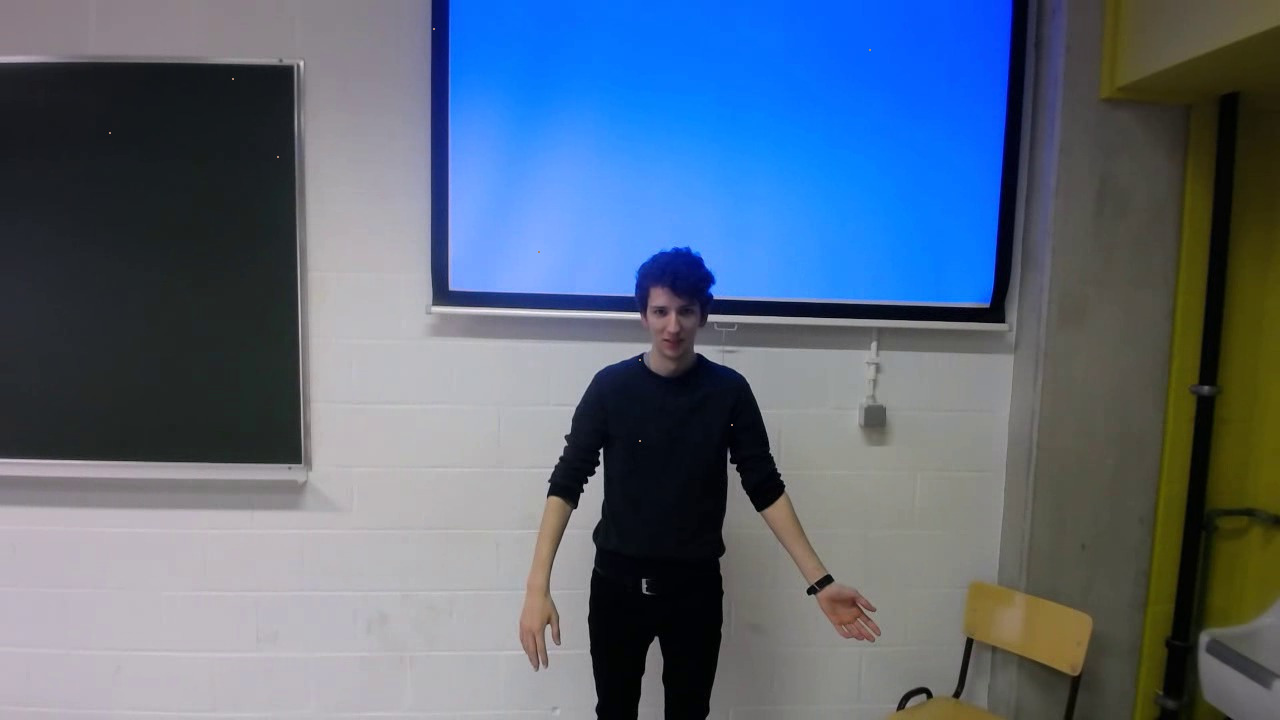
//> input picture sessie_1/bin/Debug/imageColorAdapted.jpg, 1280 x 720 px, given in place of the camera
$ ./main 3   (built with g++ and OpenCV 4)
//> lines starting //> are read from the running program, lines starting //| are printed output that depends on the picture; after the words box and inside, x2 and y2 are one past the last pixel; in counts of white or black regions, pixels touching at a corner belong together
#include <iostream>
#include <opencv2/opencv.hpp>   //`pkg-config --libs opencv`

using namespace std;
using namespace cv;

void detectFace(Mat frame);

CascadeClassifier face_cascade, face_lbp;

int main(int argc, const char**argv)
{
    CommandLineParser parser(argc, argv,
    "{ help h || show this message }"
    "{ @movie m || path to movie }"
    );

    string movPath = parser.get<string>("@movie");
    string cascadePath = "haarcascade_frontalface_alt.xml";
    string lbpPath = "lbpcascade_frontalface_improved.xml";

    if(movPath.empty()){
        cerr << "Something went wrong with your arguments: --h for help" << endl;
        return -1;
    }

    VideoCapture mov(movPath);
    if(!mov.isOpened()){
        cout << "Error opening video stream or file" << endl;
        return -1;
    }

    while(1)
    {
        Mat frame;
        mov >> frame;
//> frame is the input picture: 720 rows x 1280 cols, CV_8UC3; mean B, G, R 125.8, 105.7, 90.2

        if(frame.empty()) break;

        face_cascade.load(cascadePath);
        face_lbp.load(lbpPath);
        detectFace(frame);

            //exit when esc is pressed
        char c=(char)waitKey(25);
        if(c==27) break;
    }

    mov.release();
    destroyAllWindows();
}

void detectFace(Mat frame)
{
    vector<Rect> faces_cascade, faces_lbp;
    Mat frame_gray;
    vector<int> cascade_weight, lbp_weight;

    cvtColor(frame, frame_gray, CV_BGR2GRAY);
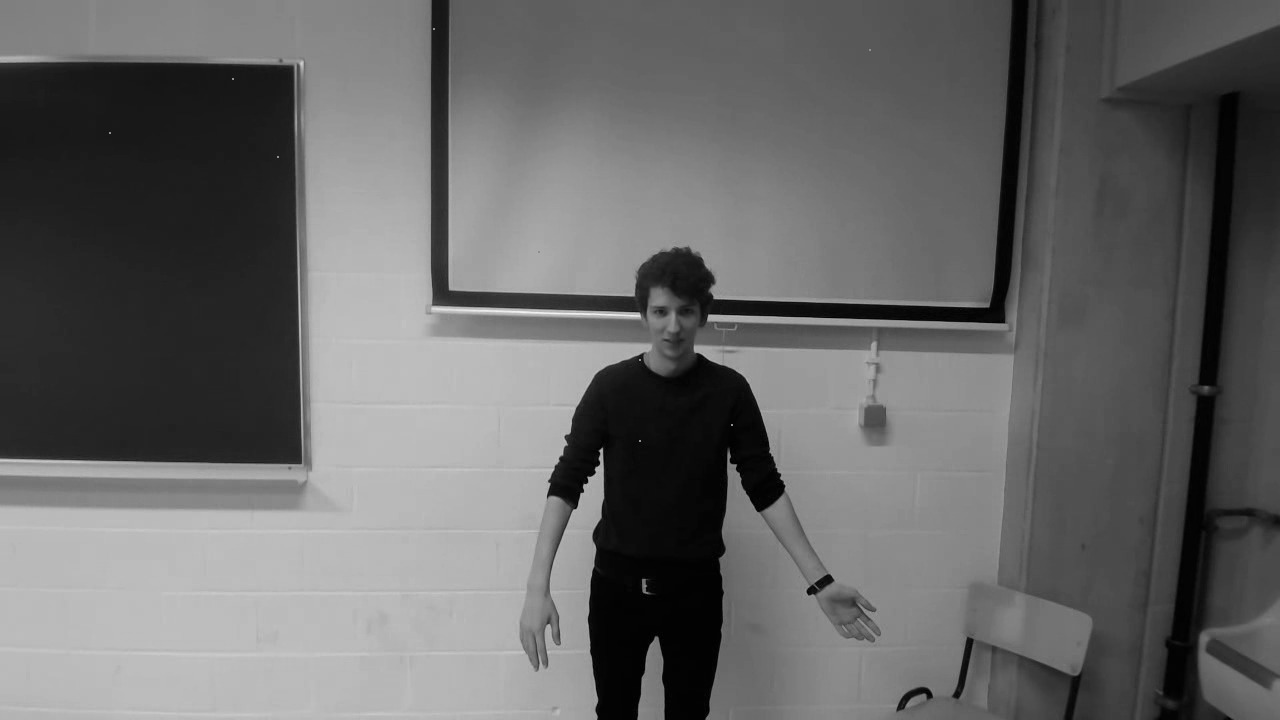
//> frame_gray: 720 rows x 1280 cols, CV_8UC1; min 0, max 245, mean 103.3
    equalizeHist(frame_gray, frame_gray);
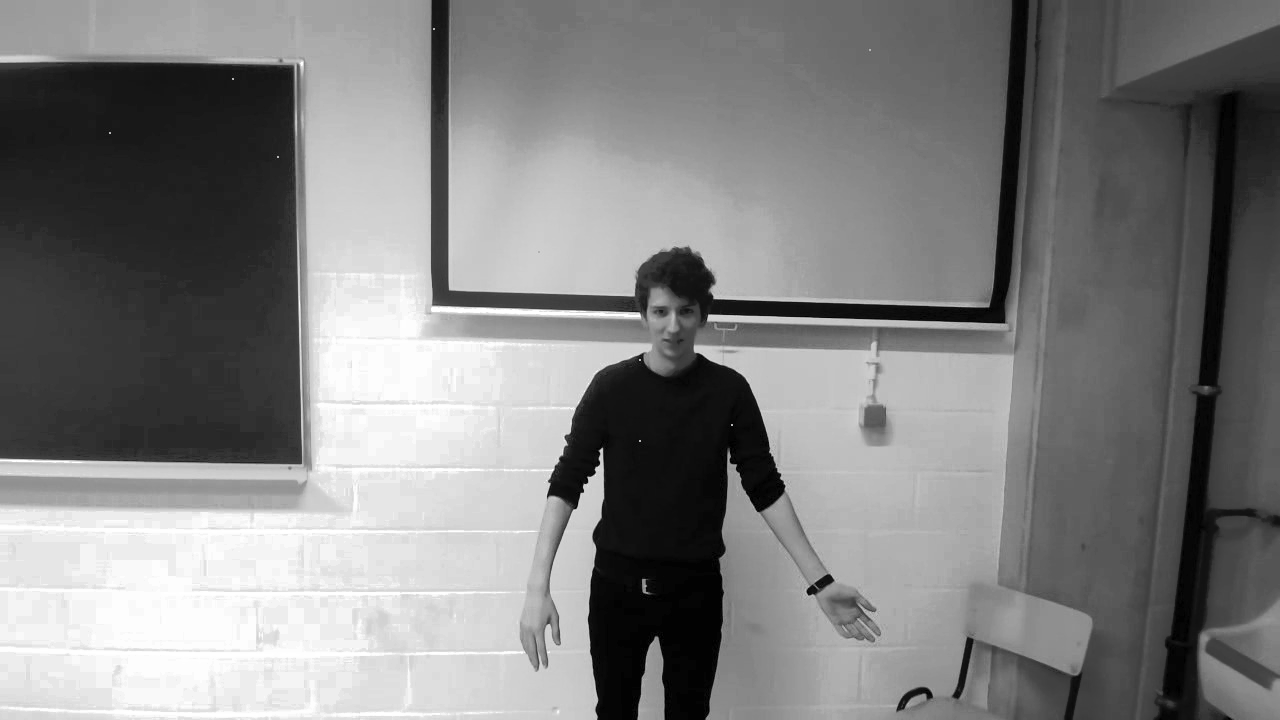
//> frame_gray: 720 rows x 1280 cols, CV_8UC1; min 0, max 255, mean 128.5

      //detect faces with HAAR
    face_cascade.detectMultiScale(frame_gray, faces_cascade, cascade_weight, 1.1, 2, 0|CV_HAAR_SCALE_IMAGE, Size(30, 30));
//> faces_cascade = 1 Rect (x, y, width, height): [640, 287, 66, 66]; cascade_weight = [32]
    face_lbp.detectMultiScale(frame_gray, faces_lbp, lbp_weight, 1.1, 2, 0|CASCADE_SCALE_IMAGE, Size(30, 30));
//> faces_lbp = 1 Rect (x, y, width, height): [649, 302, 47, 47]; lbp_weight = [5]

    for(size_t i = 0; i < faces_cascade.size(); i++)
    {
        Point center(faces_cascade[i].x + faces_cascade[i].width*0.5, faces_cascade[i].y + faces_cascade[i].height*0.5);
        ellipse(frame, center, Size(faces_cascade[i].width*0.5, faces_cascade[i].height*0.5), 0, 0, 360, Scalar(0, 255, 0), 3, LINE_8, 0);
        putText(frame, to_string(cascade_weight[i]), Point(faces_cascade[i].x, faces_cascade[i].y), FONT_HERSHEY_COMPLEX_SMALL, 0.8, cvScalar(0, 255, 0), 1, CV_AA);

        Mat faceROI = frame_gray(faces_cascade[i]);
    }
//> this loop made 1 pass
//> center on pass 1: Point(673, 320)
//> pass 1, in detectFace, `putText(frame, to_string(cascade_weight[i]), Point(faces_cascade[i].x,..`:
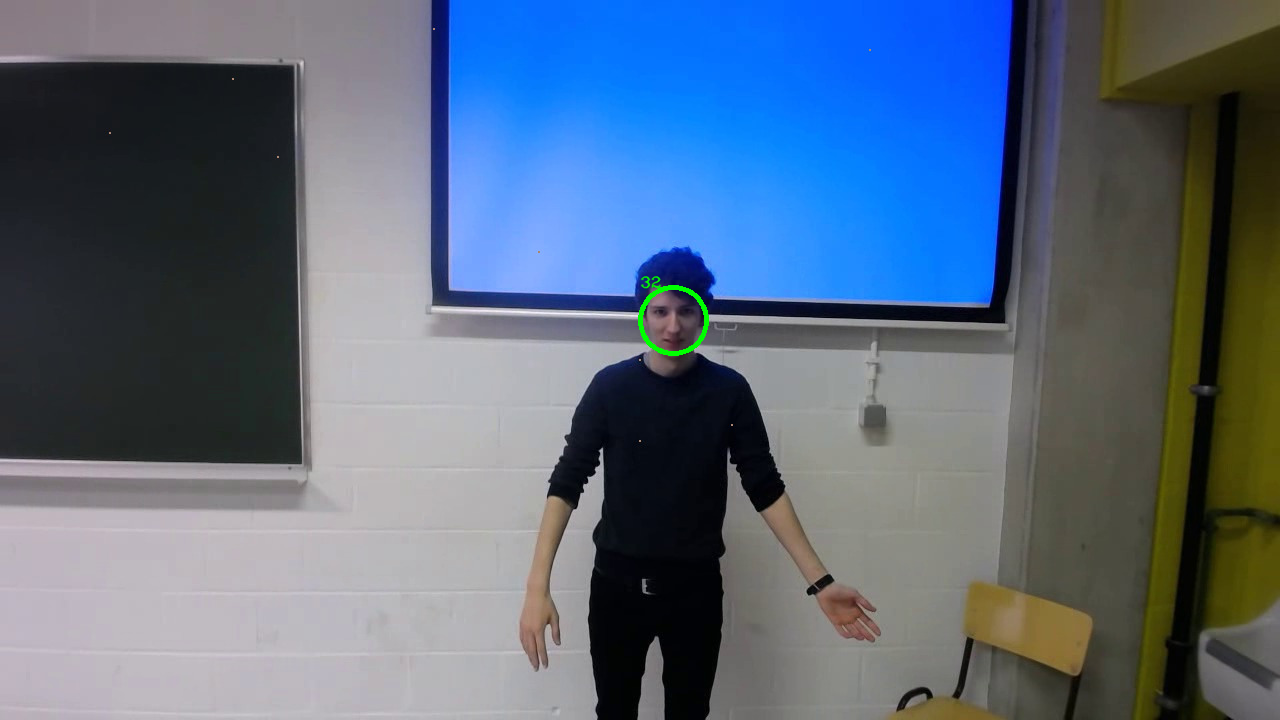
//> frame: 720 rows x 1280 cols, CV_8UC3; 0.13% of pixels changed, all inside (x1, y1, x2, y2) = (638, 275, 709, 356)
//> pass 1, in detectFace, `Mat faceROI = frame_gray(faces_cascade[i]);`:
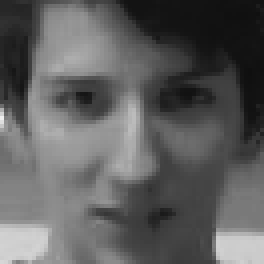
//> faceROI: 66 rows x 66 cols, CV_8UC1 (shown 4 times larger); min 15, max 237, mean 94.6

    for(size_t i = 0; i < faces_lbp.size(); i++)
    {
        Point center(faces_lbp[i].x + faces_lbp[i].width*0.5, faces_lbp[i].y + faces_lbp[i].height*0.5);
        ellipse(frame, center, Size( faces_lbp[i].width*0.5, faces_lbp[i].height*0.5), 0, 0, 360, Scalar(0, 0, 255), 3, LINE_8, 0);
        putText(frame, to_string(lbp_weight[i]), Point(faces_lbp[i].x + faces_lbp[i].width, faces_lbp[i].y), FONT_HERSHEY_COMPLEX_SMALL, 0.8, cvScalar(0, 0, 255), 1, CV_AA);

        Mat faceROI = frame_gray(faces_lbp[i]);
    }
//> this loop made 1 pass
//> center on pass 1: Point(672, 325)
//> pass 1, in detectFace, `putText(frame, to_string(lbp_weight[i]), Point(faces_lbp[i].x + faces_..`:
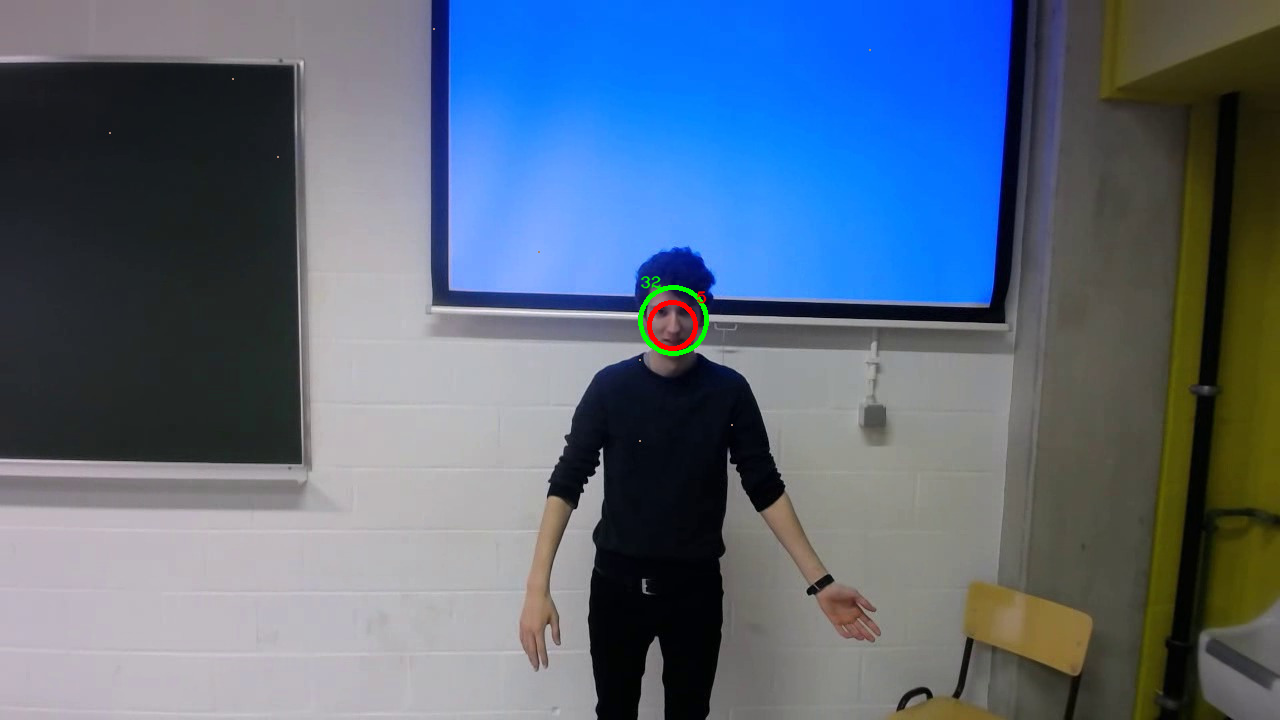
//> frame: 720 rows x 1280 cols, CV_8UC3; 0.09% of pixels changed, all inside (x1, y1, x2, y2) = (647, 291, 707, 351)
//> pass 1, in detectFace, `Mat faceROI = frame_gray(faces_lbp[i]);`:
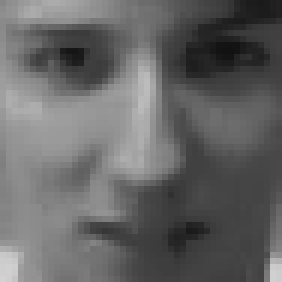
//> faceROI: 47 rows x 47 cols, CV_8UC1 (shown 6 times larger); min 18, max 210, mean 101.6
//> the Esc key is pressed

    imshow("Faces", frame);
    return;
}
